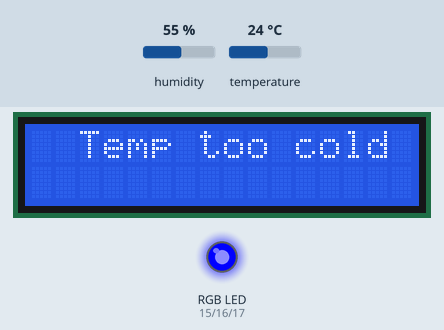
Recording of a program running on a simulated ESP32. Shown: 16×2 character LCD, an RGB LED mixed from three pins (HIGH = lit). Inputs (shaded band) come from the test bench; at power-on: temperature 24 °C, humidity 55 %. WiFi joins after 1.5 s; servers stay silent unless stated; what the program prints to the serial monitor is not drawn.

Above: at 2.8 s.
2.9 s: temperature set to 26 °C
At 7.0 s:
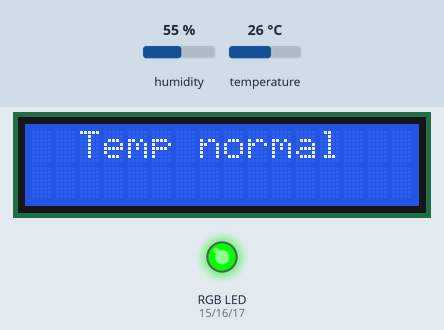
7.5 s: temperature set to 29 °C
11.2 s: temperature set to 32 °C
At 15.2 s:
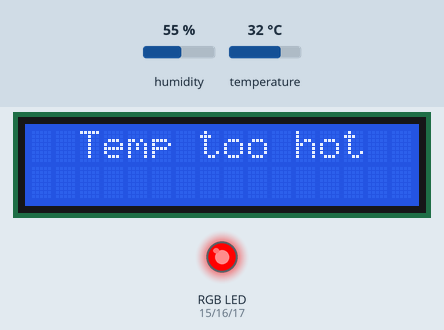
15.5 s: temperature set to 12 °C
At 18.6 s:
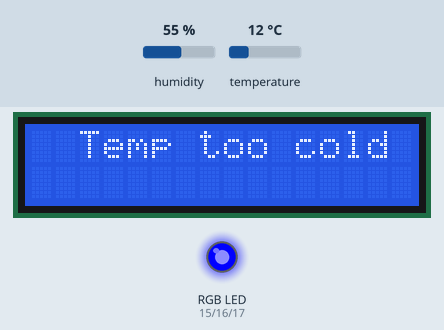
19.5 s: temperature set to 28 °C
At 22.8 s:
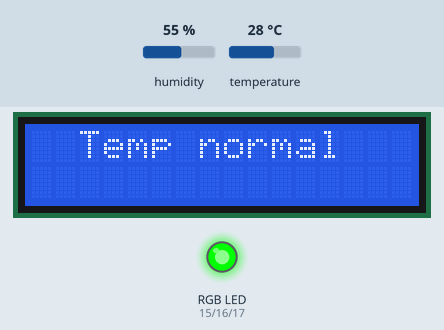
Timing chart, 0 to 24.3 s (numbered marks = the images above; inputs shaded):
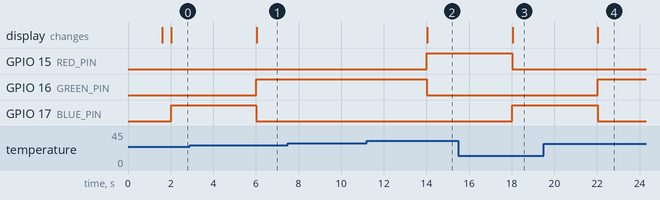

The program:

main.cpp
```cpp
#include <WiFi.h>
#include <DHT.h>
#include <LiquidCrystal_I2C.h>
#include "ESPAsyncWebServer.h"

#define DHTTYPE DHT11                     // DHT 11
#define DHT11_PIN 23                      // DHT11 sensor connected to pin 23 on ESP32
#define RED_PIN   15                      // RGB LED Red pin
#define GREEN_PIN 16                      // RGB LED Green pin
#define BLUE_PIN  17                      // RGB LED Blue pin

const char* ssid = "Nga.Ntt";            // Wi-Fi SSID
const char* password = "08032004";       // Wi-Fi password

LiquidCrystal_I2C lcd(0x27, 16, 2);      // LCD screen with I2C address 0x27 and size 16x2
DHT dht11(DHT11_PIN, DHT11);             // DHT11 sensor initialization

AsyncWebServer server(80);               // Web server on port 80

/* Timer variables for millis() */
unsigned long previousMillis = 0;        // Store time for tasks that require delay
unsigned long previousFlashMillis = 0;   // Store time for RGB LED flashing
unsigned long lastWiFiCheck = 0;         // Time to check Wi-Fi status

int flashState = 0;                      // State of the flashing RGB LED
int flashCount = 0;                      // Count for the number of LED flashes

const int interval = 2000;               // Update interval for LCD every 2 seconds
const int flashInterval = 200;           // Flash interval for RGB LED every 200ms
const int WiFiCheckInterval = 3000;      // Wi-Fi check interval every 3 seconds

/*SET color for led*/
void setColor(bool red, bool green, bool blue) {
  digitalWrite(RED_PIN, red ? LOW : HIGH);
  digitalWrite(GREEN_PIN, green ? LOW : HIGH);
  digitalWrite(BLUE_PIN, blue ? LOW : HIGH);
}

// Function to flash RGB LED with millis()
void flashColor(bool red, bool green, bool blue, int delayTime) {
  unsigned long currentMillis = millis();

  if (currentMillis - previousFlashMillis >= delayTime) {
    previousFlashMillis = currentMillis;  // Update time

    if (flashState == 0) {
      flashState = 1;
    } else {
      setColor(HIGH, HIGH, HIGH);
      flashState = 0;
      flashCount++;
    }
  }

  // Stop flashing after 10 flashes
  if (flashCount >= 10) {
    flashState = 0;
    flashCount = 0;
    setColor(red, green, blue);           // ON flashed led
  }
}

// Function to read temperature from DHT sensor
String readDHTTemperature() {
  float t = dht11.readTemperature();
  if (isnan(t)) {
    Serial.println("Failed to read from DHT sensor!");
    return "--";
  } else {
    return String(t);
  }
}

// Function to read humidity from DHT sensor
String readDHTHumidity() {
  float h = dht11.readHumidity();
  if (isnan(h)) {
    Serial.println("Failed to read from DHT sensor!");
    return "--";
  } else {
    return String(h);
  }
}

/*============================HTML template for the web server=========================*/
const char index_html[] PROGMEM = R"rawliteral(
<!DOCTYPE HTML><html>
<head>
  <meta name="viewport" content="width=device-width, initial-scale=1">
  <link rel="stylesheet" href="https://use.fontawesome.com/releases/v5.7.2/css/all.css" integrity="sha384-fnmOCqbTlWIlj8LyTjo7mOUStjsKC4pOpQbqyi7RrhN7udi9RwhKkMHpvLbHG9Sr" crossorigin="anonymous">
  <style>
    html {
      font-family: Arial;
      display: inline-block;
      margin: 0px auto;
      text-align: center;
    }
    h2 {
      font-size: 2.0rem;
      color: #00008B;
    }
    .box {
      border: 2px solid #ccc;
      border-radius: 10px;
      padding: 20px;
      margin: 20px auto;
      max-width: 300px;
      background-color: #f9f9f9;
      box-shadow: 2px 2px 8px rgba(0, 0, 0, 0.2);
    }
    .box-header {
      display: flex;
      align-items: center;
      justify-content: center;
      margin-bottom: 15px;
    }
    .box-header i {
      font-size: 2.5rem;
      margin-right: 10px;
    }
    .temperature-box {
      border-color: #059e8a;
    }
    .humidity-box {
      border-color: #00add6;
    }
    .value {
      font-size: 2.5rem;
      font-weight: bold;
    }
    .units {
      font-size: 1.2rem;
      vertical-align: top;
    }
    .dht-labels {
      font-size: 1.5rem;
    }
  </style>
</head>
<body>
  <h2>ESP32 Weather Station</h2>

  <!-- Temperature Box -->
  <div class="box temperature-box">
    <div class="box-header">
      <i class="fas fa-thermometer-half" style="color:#059e8a;"></i>
      <div class="dht-labels">Temperature</div>
    </div>
    <div>
      <span id="temperature" class="value">%TEMPERATURE%</span>
      <sup class="units">&deg;C</sup>
    </div>
  </div>

  <!-- Humidity Box -->
  <div class="box humidity-box">
    <div class="box-header">
      <i class="fas fa-tint" style="color:#00add6;"></i>
      <div class="dht-labels">Humidity</div>
    </div>
    <div>
      <span id="humidity" class="value">%HUMIDITY%</span>
      <sup class="units">&percnt;</sup>
    </div>
  </div>
</body>
<script>
  // Update temperature every 2 seconds
  setInterval(function () {
    var xhttp = new XMLHttpRequest();
    xhttp.onreadystatechange = function() {
      if (this.readyState == 4 && this.status == 200) {
        document.getElementById("temperature").innerHTML = this.responseText;
      }
    };
    xhttp.open("GET", "/temperature", true);
    xhttp.send();
  }, 2000);

  // Update humidity every 2 seconds
  setInterval(function () {
    var xhttp = new XMLHttpRequest();
    xhttp.onreadystatechange = function () {
      if (this.readyState == 4 && this.status == 200) {
        document.getElementById("humidity").innerHTML = this.responseText;
      }
    };
    xhttp.open("GET", "/humidity", true);
    xhttp.send();
  }, 2000);
</script>
</html>)rawliteral";
/*===================HTML template for the web server==================*/

/*=====Process the placeholders in the HTML with actual data===========*/
String processor(const String &var) {
  if (var == "TEMPERATURE") {
    return readDHTTemperature();
  }
  else if (var == "HUMIDITY") {
    return readDHTHumidity();
  }
  return String();
}

void setup() {
  Serial.begin(9600);

  // Initialize DHT sensor
  dht11.begin();

  // Initialize LCD
  lcd.init();
  lcd.backlight();
  lcd.setCursor(0, 0);
  lcd.print("Connecting WiFi...");

  // Initialize RGB LED pins
  pinMode(RED_PIN, OUTPUT);
  pinMode(GREEN_PIN, OUTPUT);
  pinMode(BLUE_PIN, OUTPUT);

  // Connect to Wi-Fi
  WiFi.begin(ssid, password);
  int attempts = 0;
  while (WiFi.status() != WL_CONNECTED && attempts < 10) {
    if (millis() - lastWiFiCheck >= WiFiCheckInterval) {
      Serial.println("Connecting to WiFi...");
      lastWiFiCheck = millis();
    }
  }

  if (WiFi.status() == WL_CONNECTED) {
    // Display IP address when Wi-Fi is connected
    Serial.println(WiFi.localIP());
    lcd.clear();
    lcd.setCursor(0, 0);
    lcd.print("WiFi Connected");
    lcd.setCursor(0, 1);
    lcd.print(WiFi.localIP());
  } else {
    // Display error message if Wi-Fi connection fails
    Serial.println("WiFi connection failed");
    lcd.clear();
    lcd.setCursor(0, 0);
    lcd.print("WiFi Failed");
  }

  server.on("/", HTTP_GET, [](AsyncWebServerRequest *request){
    request->send_P(200, "text/html", index_html, processor);
  });

  server.on("/temperature", HTTP_GET, [](AsyncWebServerRequest *request){
    request->send_P(200, "text/plain", readDHTTemperature().c_str());
  });

  server.on("/humidity", HTTP_GET, [](AsyncWebServerRequest *request){
    request->send_P(200, "text/plain", readDHTHumidity().c_str());
  });

  // Start the web server
  server.begin();
}

void loop() {
  unsigned long currentMillis = millis();

  if (currentMillis - previousMillis >= interval) {
    previousMillis = currentMillis;

    // Read data from DHT sensor
    String humidityStr = readDHTHumidity();
    String temperatureStr = readDHTTemperature();

    // Display data on LCD
    lcd.clear();
    if (humidityStr == "--" || temperatureStr == "--") {
      lcd.setCursor(0, 0);
      lcd.print("Failed to read");
      lcd.setCursor(0, 1);
      lcd.print("DHT sensor!");
      Serial.println("Failed to read from DHT sensor");
    } else {
      float temperature = temperatureStr.toFloat();
      if (temperature < 25) {
        setColor(HIGH, HIGH, LOW);
        lcd.setCursor(2, 0);
        lcd.print("Temp too cold");
      } else if (temperature > 30) {
        setColor(LOW, HIGH, HIGH);
        lcd.setCursor(2, 0);
        lcd.print("Temp too hot");
      } else {
        setColor(HIGH, LOW, HIGH);
        lcd.setCursor(2, 0);
        lcd.print("Temp normal");
      }
    }
  }

  // Check Wi-Fi connection every 3 seconds
  if (currentMillis - lastWiFiCheck >= WiFiCheckInterval) {
    lastWiFiCheck = currentMillis;
    if (WiFi.status() != WL_CONNECTED) {
      Serial.println("Reconnecting to WiFi...");
      WiFi.reconnect();
    } else {
      Serial.println(WiFi.localIP());
    }
  }
}
```

Measured:
- the behaviour switches between 24 and 25 °C on temperature (found by bisection; images 0 and 1)
- the behaviour switches between 30 and 31 °C on temperature (found by bisection; images 1 and 2)
- after the input at 2.9 s, GPIO 16 (GREEN_PIN): LOW → HIGH after 3.1 s; GPIO 17 (BLUE_PIN): HIGH → LOW after 3.1 s; the display: changes after 3.1 s (image 1)
- after the input at 7.5 s, every drawn part: stays the same
- after the input at 11.2 s, GPIO 15 (RED_PIN): LOW → HIGH after 2.8 s; GPIO 16 (GREEN_PIN): HIGH → LOW after 2.8 s; the display: changes after 2.8 s (image 2)
- after the input at 15.5 s, GPIO 15 (RED_PIN): HIGH → LOW after 2.5 s; GPIO 17 (BLUE_PIN): LOW → HIGH after 2.5 s; the display: changes after 2.5 s (image 3)
- after the input at 19.5 s, GPIO 16 (GREEN_PIN): LOW → HIGH after 2.5 s; GPIO 17 (BLUE_PIN): HIGH → LOW after 2.5 s; the display: changes after 2.5 s (image 4)
